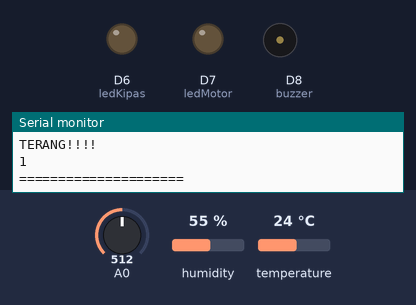
Recording of a sketch running on a simulated ESP8266 (NodeMCU). On the bench: output pins drawn as LEDs (lit = HIGH), buzzer (waves = sounding, pin HIGH), the last lines printed to the serial monitor. The test bench sets the inputs (shaded band); at power-on: A0 = 512, humidity 55 %, temperature 24 °C. WiFi joins after 1.5 s; servers stay silent unless stated.

Above: at 3.0 s.
3.1 s: A0 set to 811
At 4.8 s:
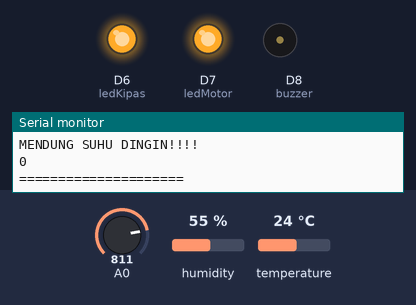
5.4 s: A0 set to 190
At 7.2 s:
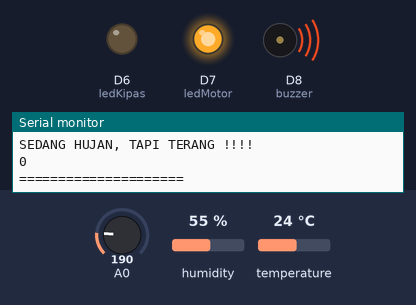
7.5 s: A0 set to 209
At 9.2 s:
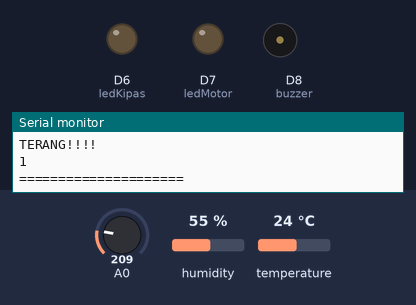
9.6 s: A0 set to 122
At 11.4 s:
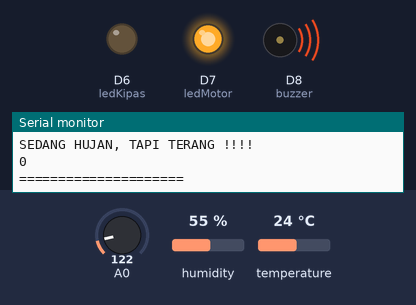
Timing chart, 0 to 12.7 s (numbered marks = the images above; inputs shaded):
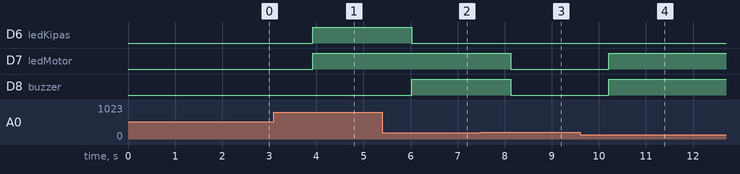

The sketch:

Tubes_IOT.ino
```cpp
#include <SoftwareSerial.h>
#include <DHT.h>       //Driver DHT
#define DHTPIN D3      //DHT Dipasang pada Pin D3
#define sensorHujan D5
#define ledKipas D6    //Deklarasi LED hijau pada pin D6 NodeMcu
#define ledMotor D7    //Deklarasi LED merah pada pin D7 NodeMcu
#define DHTTYPE DHT11  //Type DHTT11
#define buzzer D8      //Deklarasi buzzer alarm pada pin 8

// Template ID, Device Name and Auth Token are provided by the Blynk.Cloud
// See the Device Info tab, or Template settings
#define BLYNK_TEMPLATE_ID "<REDACTED>"
#define BLYNK_DEVICE_NAME "<REDACTED>"
#define BLYNK_AUTH_TOKEN "<REDACTED>"

// Comment this out to disable prints and save space
// #define BLYNK_PRINT Serial

#include <ESP8266WiFi.h>
#include <BlynkSimpleEsp8266.h>
char auth[] = BLYNK_AUTH_TOKEN;

// Your WiFi credentials.
// Set password to "" for open networks.
char ssid[] = "<REDACTED>";
char pass[] = "<REDACTED>";

BlynkTimer timer;

DHT dht(DHTPIN, DHTTYPE);

// const int sensorHujan = D5;
const int sensorLDR = D0;
bool kondisiAtap = false;
int kondisiLangit = 0;

float nilaiSensorHujan = 0;
float nilaiSensorLDR = 0;
float h = 0;
float t = 0;


// This function sends Arduino's uptime every second to Virtual Pin 2.

void setup() {
  // put your setup code here, to run once:
  Serial.begin(9600);
  Blynk.begin(auth, ssid, pass);

  pinMode(ledKipas, OUTPUT);
  pinMode(ledMotor, OUTPUT);
  pinMode(buzzer, OUTPUT);
  pinMode(sensorHujan, INPUT);
  //pinMode(sensorLDR, INPUT);
  pinMode(DHTPIN, INPUT);
  dht.begin();


}

void sendLEDdata(int ledMotor, int ledKipas, int buzzer){
  if(ledMotor == HIGH){
    Blynk.virtualWrite(V1, 1);
  }
  else{
    Blynk.virtualWrite(V1, 0);
  }

  if(ledKipas == HIGH){
    Blynk.virtualWrite(V2, 1);
  }
  else{
    Blynk.virtualWrite(V2, 0);
  }

  if(buzzer == HIGH){
    Blynk.virtualWrite(V0, 1);
  }
  else{
    Blynk.virtualWrite(V0, 0);
  }
}

void loop() {
  // put your main code here, to run repeatedly:
  nilaiSensorHujan = analogRead(sensorHujan);
  nilaiSensorLDR = analogRead(A0);
  h = dht.readHumidity();
  t = dht.readTemperature();

  Serial.print("Sensor Hujan: ");
  Serial.println(nilaiSensorHujan);
  Serial.print("Sensor LDR: ");
  Serial.println(nilaiSensorLDR);
  Blynk.virtualWrite(V14, nilaiSensorLDR);
  Blynk.virtualWrite(V5, t);

  if (isnan(t) || isnan(h)) {
    Serial.println("Failed to read from DHT");
  }
  else {
    Serial.print("Kelembapan: ");  //kelembaban
    Serial.print(h);
    Serial.print(" %t");
    Serial.print(" Suhu: ");
    Serial.print(t);
    Serial.println(" *C");
  }
  Serial.println("");

  if (nilaiSensorHujan <= 800 && nilaiSensorLDR >= 800) {  //HUJAN
    digitalWrite(ledMotor, HIGH);
    digitalWrite(buzzer, HIGH);
    digitalWrite(ledKipas, HIGH);
    kondisiAtap = false;
    kondisiLangit = 1;
    Serial.println("SEDANG HUJAN !!!!");
    Serial.println(kondisiAtap);
    Serial.println("=====================");
    Serial.println("");
    sendLEDdata(HIGH, HIGH, HIGH);
    delay(2000);
  }
  else if (nilaiSensorHujan <= 800 && nilaiSensorLDR <= 200) {
    digitalWrite(ledMotor, HIGH);
    digitalWrite(ledKipas, LOW);
    digitalWrite(buzzer, HIGH);
    kondisiAtap = false;
    kondisiLangit = 2;
    Serial.println("SEDANG HUJAN, TAPI TERANG !!!!");
    Serial.println(kondisiAtap);
    Serial.println("=====================");
    Serial.println("");
    sendLEDdata(HIGH, LOW, HIGH);
    delay(2000);
  }
  else if (nilaiSensorHujan >= 801 && nilaiSensorLDR > 200) {
    if (t >= 28) {
      digitalWrite(ledMotor, LOW);
      digitalWrite(ledKipas, LOW);
      digitalWrite(buzzer, LOW);
      kondisiAtap = true;
      kondisiLangit = 3;
      Serial.println("MENDUNG SUHU PANAS !!!!");
      Serial.println(kondisiAtap);
      Serial.println("=====================");
      Serial.println("");
      sendLEDdata(LOW, LOW, LOW);
      delay(2000);
      loop();
    }
    else {
      digitalWrite(ledMotor, HIGH);
      digitalWrite(ledKipas, HIGH);
      digitalWrite(buzzer, LOW);
      kondisiAtap = false;
      kondisiLangit = 4;
      Serial.println("MENDUNG SUHU DINGIN!!!!");
      Serial.println(kondisiAtap);
      Serial.println("=====================");
      Serial.println("");
      sendLEDdata(HIGH, HIGH, LOW);
      delay(2000);
      loop();
   }
  }
  else {
  digitalWrite(ledMotor, LOW);
  digitalWrite(ledKipas, LOW);
  digitalWrite(buzzer, LOW);

  kondisiAtap = true;
  kondisiLangit = 5;
  Serial.println("TERANG!!!!");
  Serial.println(kondisiAtap);
  Serial.println("=====================");
  Serial.println("");
  sendLEDdata(LOW, LOW, LOW);
  delay(2000);
  }


}
```

Measured:
- the behaviour switches between 200 and 201 on A0 (found by bisection; images 2 and 3)
- after the input at 3.1 s, D6 (ledKipas), D7 (ledMotor): LOW → HIGH after 0.83 s
- after the input at 5.4 s, D6 (ledKipas): HIGH → LOW after 0.63 s; D8 (buzzer): LOW → HIGH after 0.63 s
- after the input at 7.5 s, D7 (ledMotor), D8 (buzzer): HIGH → LOW after 0.63 s
- after the input at 9.6 s, D7 (ledMotor), D8 (buzzer): LOW → HIGH after 0.61 s
